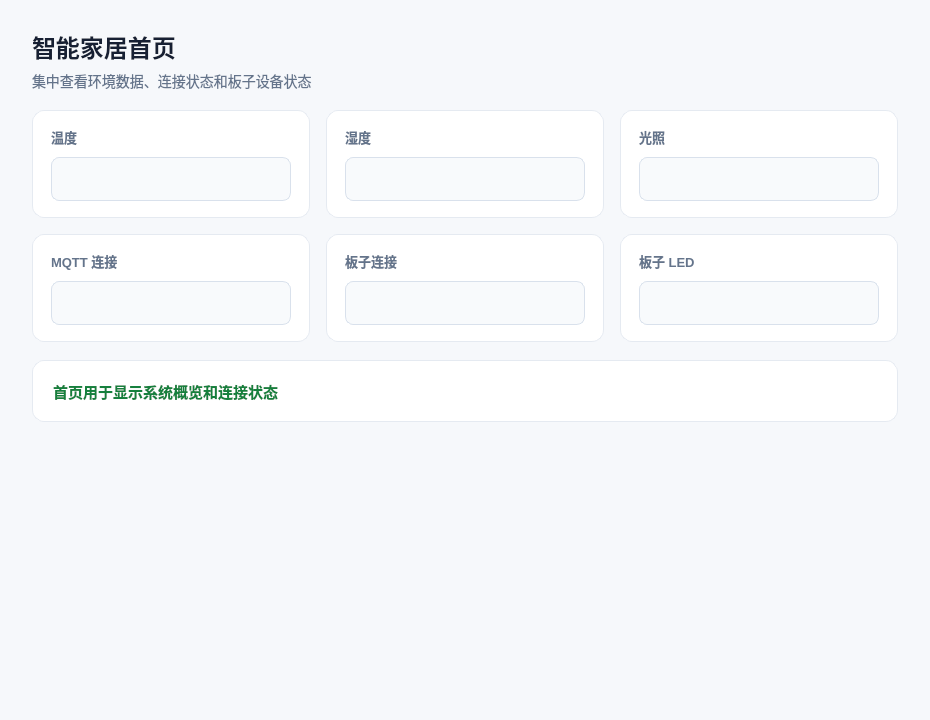
<?xml version="1.0" encoding="UTF-8"?>
<ui version="4.0">
 <class>HomeWidget</class>
 <widget class="QWidget" name="HomeWidget">
  <property name="geometry">
   <rect>
    <x>0</x>
    <y>0</y>
    <width>930</width>
    <height>720</height>
   </rect>
  </property>
  <property name="windowTitle">
   <string>智能家居系统 - 首页</string>
  </property>
  <property name="styleSheet">
   <string notr="true">QWidget {
    background-color: #f6f8fb;
    color: #1f2937;
    font-family: &quot;Microsoft YaHei&quot;;
    font-size: 14px;
}

QLabel {
    background: transparent;
    color: #273445;
    font-weight: 500;
}

QLabel#labelTitle {
    color: #172033;
    font-size: 24px;
    font-weight: 700;
}

QLabel#labelSubtitle {
    color: #64748b;
    font-size: 14px;
    font-weight: 400;
}

QLabel#labelTemp, QLabel#labelHum, QLabel#labelLight,
QLabel#labelMqtt, QLabel#labelBoard, QLabel#labelLed {
    color: #64748b;
    font-size: 13px;
    font-weight: 600;
}

QFrame#tempCard, QFrame#humCard, QFrame#lightCard,
QFrame#mqttCard, QFrame#boardCard, QFrame#ledCard,
QFrame#messageCard {
    background-color: #ffffff;
    border: 1px solid #e5eaf1;
    border-radius: 12px;
}

QLineEdit {
    background-color: #f8fafc;
    color: #172033;
    border: 1px solid #d9e1ec;
    border-radius: 8px;
    padding: 6px 10px;
    font-size: 20px;
    font-weight: 700;
    selection-background-color: #34c38f;
}

QLineEdit[readOnly=&quot;true&quot;] {
    background-color: #f8fafc;
    color: #172033;
}

QLineEdit:focus {
    border: 1px solid #34c38f;
}

QLabel#labelMessage {
    color: #15803d;
    font-size: 15px;
    font-weight: 600;
}</string>
  </property>
  <layout class="QVBoxLayout" name="mainLayout">
   <property name="spacing">
    <number>18</number>
   </property>
   <property name="leftMargin">
    <number>32</number>
   </property>
   <property name="topMargin">
    <number>28</number>
   </property>
   <property name="rightMargin">
    <number>32</number>
   </property>
   <property name="bottomMargin">
    <number>28</number>
   </property>
   <item>
    <layout class="QVBoxLayout" name="headerLayout">
     <property name="spacing">
      <number>6</number>
     </property>
     <item>
      <widget class="QLabel" name="labelTitle">
       <property name="minimumSize">
        <size>
         <width>0</width>
         <height>36</height>
        </size>
       </property>
       <property name="text">
        <string>智能家居首页</string>
       </property>
      </widget>
     </item>
     <item>
      <widget class="QLabel" name="labelSubtitle">
       <property name="text">
        <string>集中查看环境数据、连接状态和板子设备状态</string>
       </property>
      </widget>
     </item>
    </layout>
   </item>
   <item>
    <layout class="QGridLayout" name="dashboardGrid">
     <property name="horizontalSpacing">
      <number>16</number>
     </property>
     <property name="verticalSpacing">
      <number>16</number>
     </property>
     <item row="0" column="0">
      <widget class="QFrame" name="tempCard">
       <property name="frameShape">
        <enum>QFrame::NoFrame</enum>
       </property>
       <layout class="QVBoxLayout" name="tempCardLayout">
        <property name="spacing">
         <number>10</number>
        </property>
        <property name="leftMargin">
         <number>18</number>
        </property>
        <property name="topMargin">
         <number>16</number>
        </property>
        <property name="rightMargin">
         <number>18</number>
        </property>
        <property name="bottomMargin">
         <number>16</number>
        </property>
        <item>
         <widget class="QLabel" name="labelTemp">
          <property name="text">
           <string>温度</string>
          </property>
         </widget>
        </item>
        <item>
         <widget class="QLineEdit" name="lineEditTemp">
          <property name="minimumSize">
           <size>
            <width>0</width>
            <height>44</height>
           </size>
          </property>
         </widget>
        </item>
       </layout>
      </widget>
     </item>
     <item row="0" column="1">
      <widget class="QFrame" name="humCard">
       <property name="frameShape">
        <enum>QFrame::NoFrame</enum>
       </property>
       <layout class="QVBoxLayout" name="humCardLayout">
        <property name="spacing">
         <number>10</number>
        </property>
        <property name="leftMargin">
         <number>18</number>
        </property>
        <property name="topMargin">
         <number>16</number>
        </property>
        <property name="rightMargin">
         <number>18</number>
        </property>
        <property name="bottomMargin">
         <number>16</number>
        </property>
        <item>
         <widget class="QLabel" name="labelHum">
          <property name="text">
           <string>湿度</string>
          </property>
         </widget>
        </item>
        <item>
         <widget class="QLineEdit" name="lineEditHum">
          <property name="minimumSize">
           <size>
            <width>0</width>
            <height>44</height>
           </size>
          </property>
         </widget>
        </item>
       </layout>
      </widget>
     </item>
     <item row="0" column="2">
      <widget class="QFrame" name="lightCard">
       <property name="frameShape">
        <enum>QFrame::NoFrame</enum>
       </property>
       <layout class="QVBoxLayout" name="lightCardLayout">
        <property name="spacing">
         <number>10</number>
        </property>
        <property name="leftMargin">
         <number>18</number>
        </property>
        <property name="topMargin">
         <number>16</number>
        </property>
        <property name="rightMargin">
         <number>18</number>
        </property>
        <property name="bottomMargin">
         <number>16</number>
        </property>
        <item>
         <widget class="QLabel" name="labelLight">
          <property name="text">
           <string>光照</string>
          </property>
         </widget>
        </item>
        <item>
         <widget class="QLineEdit" name="lineEditLight">
          <property name="minimumSize">
           <size>
            <width>0</width>
            <height>44</height>
           </size>
          </property>
         </widget>
        </item>
       </layout>
      </widget>
     </item>
     <item row="1" column="0">
      <widget class="QFrame" name="mqttCard">
       <property name="frameShape">
        <enum>QFrame::NoFrame</enum>
       </property>
       <layout class="QVBoxLayout" name="mqttCardLayout">
        <property name="spacing">
         <number>10</number>
        </property>
        <property name="leftMargin">
         <number>18</number>
        </property>
        <property name="topMargin">
         <number>16</number>
        </property>
        <property name="rightMargin">
         <number>18</number>
        </property>
        <property name="bottomMargin">
         <number>16</number>
        </property>
        <item>
         <widget class="QLabel" name="labelMqtt">
          <property name="text">
           <string>MQTT 连接</string>
          </property>
         </widget>
        </item>
        <item>
         <widget class="QLineEdit" name="lineEditMqtt">
          <property name="minimumSize">
           <size>
            <width>0</width>
            <height>44</height>
           </size>
          </property>
         </widget>
        </item>
       </layout>
      </widget>
     </item>
     <item row="1" column="1">
      <widget class="QFrame" name="boardCard">
       <property name="frameShape">
        <enum>QFrame::NoFrame</enum>
       </property>
       <layout class="QVBoxLayout" name="boardCardLayout">
        <property name="spacing">
         <number>10</number>
        </property>
        <property name="leftMargin">
         <number>18</number>
        </property>
        <property name="topMargin">
         <number>16</number>
        </property>
        <property name="rightMargin">
         <number>18</number>
        </property>
        <property name="bottomMargin">
         <number>16</number>
        </property>
        <item>
         <widget class="QLabel" name="labelBoard">
          <property name="text">
           <string>板子连接</string>
          </property>
         </widget>
        </item>
        <item>
         <widget class="QLineEdit" name="lineEditBoard">
          <property name="minimumSize">
           <size>
            <width>0</width>
            <height>44</height>
           </size>
          </property>
         </widget>
        </item>
       </layout>
      </widget>
     </item>
     <item row="1" column="2">
      <widget class="QFrame" name="ledCard">
       <property name="frameShape">
        <enum>QFrame::NoFrame</enum>
       </property>
       <layout class="QVBoxLayout" name="ledCardLayout">
        <property name="spacing">
         <number>10</number>
        </property>
        <property name="leftMargin">
         <number>18</number>
        </property>
        <property name="topMargin">
         <number>16</number>
        </property>
        <property name="rightMargin">
         <number>18</number>
        </property>
        <property name="bottomMargin">
         <number>16</number>
        </property>
        <item>
         <widget class="QLabel" name="labelLed">
          <property name="text">
           <string>板子 LED</string>
          </property>
         </widget>
        </item>
        <item>
         <widget class="QLineEdit" name="lineEditLed">
          <property name="minimumSize">
           <size>
            <width>0</width>
            <height>44</height>
           </size>
          </property>
         </widget>
        </item>
       </layout>
      </widget>
     </item>
    </layout>
   </item>
   <item>
    <widget class="QFrame" name="messageCard">
     <property name="frameShape">
      <enum>QFrame::NoFrame</enum>
     </property>
     <layout class="QHBoxLayout" name="messageLayout">
      <property name="leftMargin">
       <number>20</number>
      </property>
      <property name="topMargin">
       <number>16</number>
      </property>
      <property name="rightMargin">
       <number>20</number>
      </property>
      <property name="bottomMargin">
       <number>16</number>
      </property>
      <item>
       <widget class="QLabel" name="labelMessage">
        <property name="minimumSize">
         <size>
          <width>0</width>
          <height>28</height>
         </size>
        </property>
        <property name="text">
         <string>首页用于显示系统概览和连接状态</string>
        </property>
       </widget>
      </item>
     </layout>
    </widget>
   </item>
   <item>
    <spacer name="bottomSpacer">
     <property name="orientation">
      <enum>Qt::Vertical</enum>
     </property>
     <property name="sizeHint" stdset="0">
      <size>
       <width>20</width>
       <height>40</height>
      </size>
     </property>
    </spacer>
   </item>
  </layout>
 </widget>
 <resources/>
 <connections/>
</ui>
